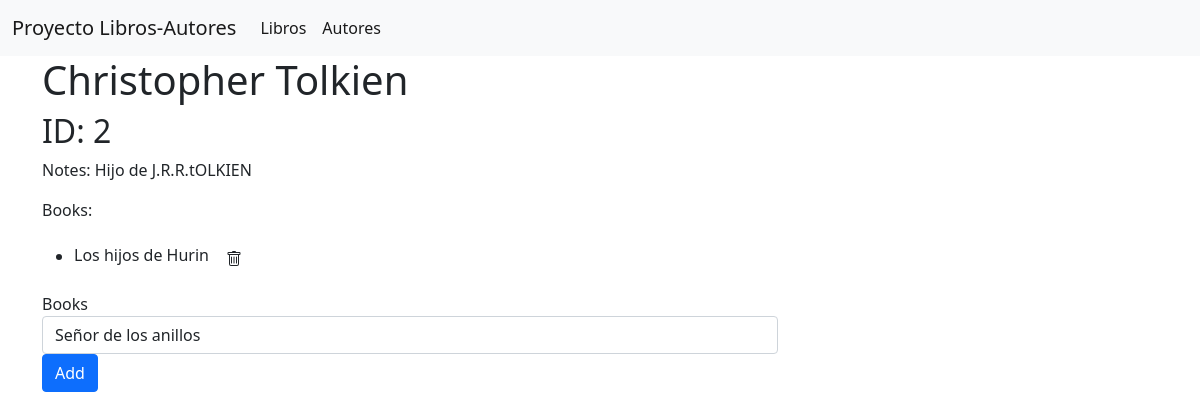
The page /author_view/2 on the database as committed earlier.
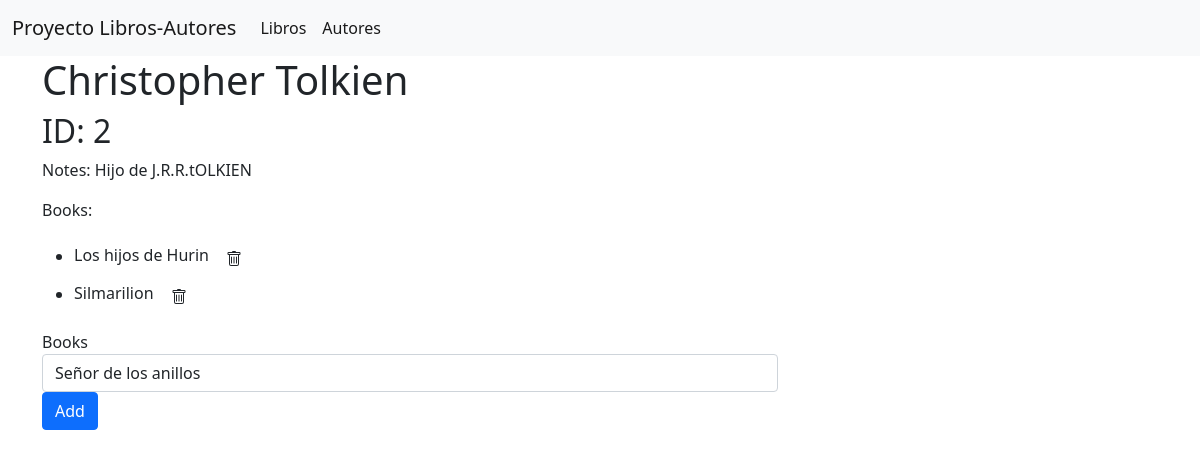
The same page on the database as committed later.
### books_authors_app/models.py (models this page shows)
class Book(models.Model):
    title = models.CharField(max_length=45)
    descr = models.TextField()
    created_at = models.DateTimeField(auto_now_add=True)
    updated_at = models.DateTimeField(auto_now=True)

### books_authors_app/views.py (the view)
# urls.py: path('author_view/<int:id_author>', views.author_view),
def author_view(request,id_author):
    autor=Author.objects.get(id=id_author)
    books=Book.objects.all().filter(authors=autor)
    no_books=[Lib for Lib in Book.objects.all() if Lib not in books]
    context = {
                'author':autor,
                'books_of_author':books,
                'all_books':no_books
            }
    return render(request, 'view_authors.html', context)

### books_authors_app/templates/view_authors.html (shortened to what this page needs)
{% extends './base.html' %}
{% block content %}
<div class="container ">
    <div class="row ">
        <div class="col-8">
            <h1>{{author.first_name}} {{author.last_name}}</h1>
            <h2>ID: {{author.id}}</h2>
            <p>
                Notes: {{author.notes}}
            </p>
            <p>
                Books:
                <ul>
                {% for book in books_of_author %}
                    <li>
                        {{book.title}}
                        <a href="#" data-href="/delete/{{author.id}}/{{book.id}}"
                        class="btn btn-xs btn-confirm" data-title="delete" data-bs-toggle="modal" data-bs-target="#remModal">
                        </a>
                    </li>
                {% endfor %}
                </ul>
            </p>
        </div>
    </div>
    <div class="row">
        <div class="col-8">
            <form action="/add_book/{{author.id}}" method="POST" id="new_book" name="new_book">
                <div class="form-group">
                    <label for="title">Books</label>
                    <select class="form-control" id="book" name="book">
                        {% for b in all_books %}
                        <option value="{{b.id}}">{{b.title}} </option>
                        {% endfor %}
                    </select>
                    <button type="submit" class="btn btn-primary">Add</button>
                </div>
            </form>
        </div>
    </div>
</div>
{% endblock %}

Rows that differ between the two databases and show on the page:
added Book: title "Silmarilion"
